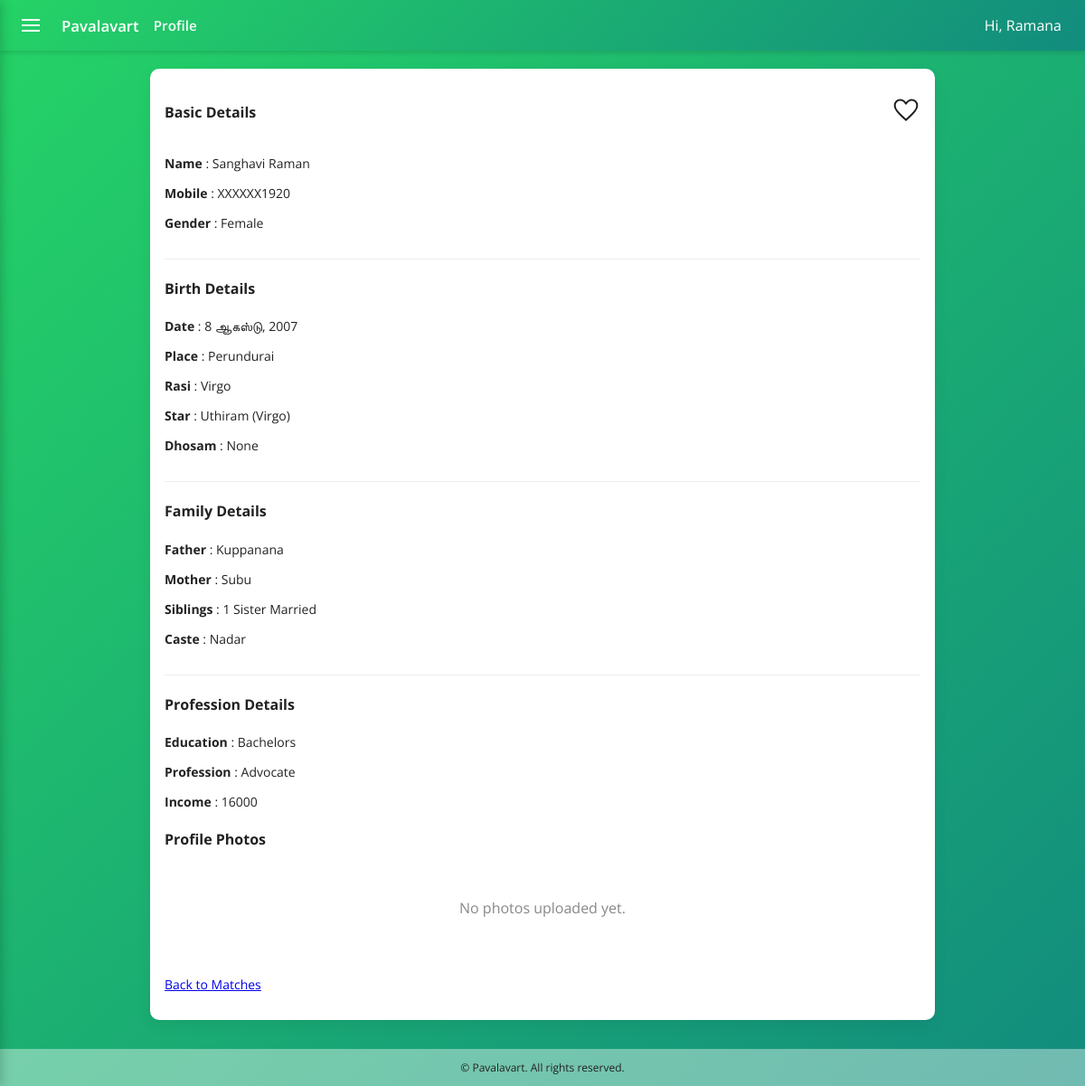
The app's page /profile/3/ (signed in), older data.
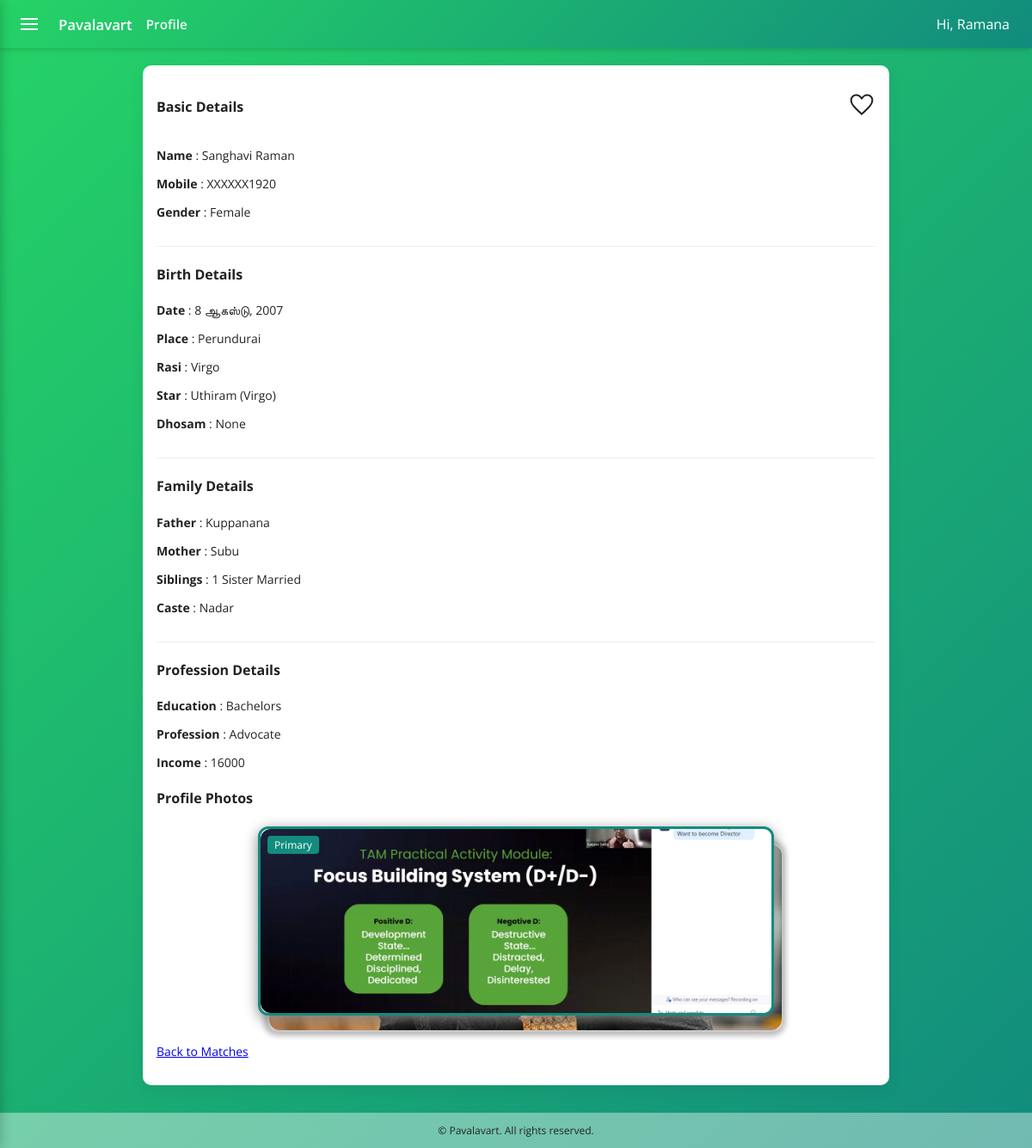
The same page, newer data.
### alliance/models.py (models this page shows, shortened)
class ProfilePhoto(models.Model):
    profile = models.ForeignKey('MemberProfile', on_delete=models.CASCADE, related_name='photos')
    image = models.ImageField(upload_to='profile_photos/%Y/%m/%d/')
    is_primary = models.BooleanField(default=False)
    uploaded_at = models.DateTimeField(auto_now_add=True)
    class Meta:
        constraints = [
            models.UniqueConstraint(fields=['profile'], condition=models.Q(is_primary=True), name='one_primary_photo_per_profile')
        ]

### alliance/views.py (the view)
# urls.py: path('profile/<int:pk>/', views.profile_detail, name='profile_detail'),
@login_required
def profile_detail(request, pk):
    profile = get_object_or_404(MemberProfile, pk=pk)
    show_favorite = False
    is_favorited = False
    if request.user.is_authenticated and hasattr(request.user, 'profile'):
        me = request.user.profile
        is_favorited = Shortlist.objects.filter(member=me, favorite=profile).exists()
        show_favorite = (me != profile)
    return render(request, 'main/profile_detail.html', {'profile': profile, 'show_favorite': show_favorite, 'is_favorited': is_favorited})

### alliance/models.py (called while the page is built)
    def __str__(self):
        return self.caste

    def __str__(self):
        return self.rasi

    def __str__(self):
        return f"{self.star} ({self.rasi.rasi})"

    def __str__(self):
        return self.education

    def __str__(self):
        return self.profession

### alliance/templates/main/profile_detail.html (shortened to what the changed rows need)
{% extends 'main/base.html' %}
{% load static %}
{% block content %}
<div class="card" style="width:100%">
    {% if profile %}
        <div class="profile-main-card" style="width:100%">
            <section style="margin-bottom:2rem;">
                <h4>Profile Photos</h4>
                {% with photos=profile.photos.all %}
                {% if photos %}
                <div class="photo-stack">
                    {% for p in photos|dictsortreversed:"is_primary" %}
                        {% if p.is_primary %}
                            <div class="card-photo primary" style="top:0;left:0;" onclick="openPhotoViewer({{ forloop.counter0 }})">
                                <img src="{{ p.image.url }}" alt="Primary photo" style="width:100%;height:100%;object-fit:cover;border-radius:12px;">
                                <div class="badge" style="position:absolute;top:8px;left:8px;background:#128c7e;color:#fff;padding:2px 8px;border-radius:4px;font-size:12px;">Primary</div>
                            </div>
                        {% else %}
                            <div class="card-photo" style="top:{{ forloop.counter0|add:'16' }}px;left:{{ forloop.counter0|add:'8' }}px;" onclick="openPhotoViewer({{ forloop.counter0 }})">
                                <img src="{{ p.image.url }}" alt="photo" style="width:100%;height:100%;object-fit:cover;border-radius:12px;">
                            </div>
                        {% endif %}
                    {% endfor %}
                </div>
                {% else %}
                    <div style="color:#888;text-align:center;padding:2rem 0;">No photos uploaded yet.</div>
                {% endif %}
                {% endwith %}
            </section>
        </div>
    {% else %}
        <p>No profile found.</p>
    {% endif %}
</div>
{% endblock %}

Row changes from the older to the newer data that the page shows:
added ProfilePhoto: image (picture)
Text that changed along with them:
text no longer shown: "No photos uploaded yet."
